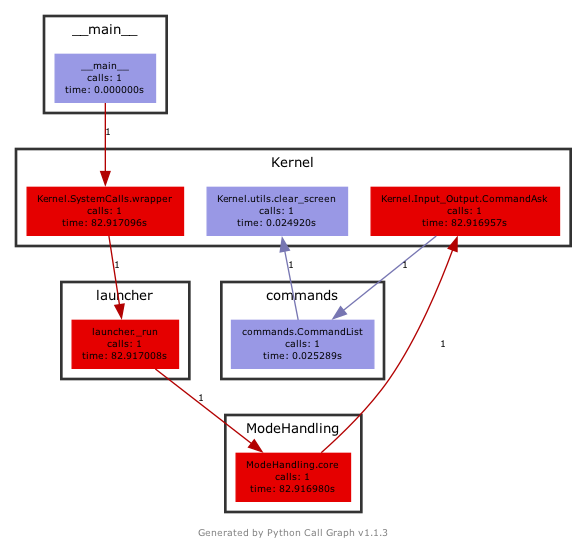

Generate this figure with Python:
from pycallgraph2 import GlobbingFilter, PyCallGraph, Config
from pycallgraph2.output import GraphvizOutput
from Kernel import flags

def call_graph_filtered(function_, output_png=f"Kernel/src/CallGraph.png", custom_include=None):
    if flags.EnableIntSoft:
        """A call graph generator filtered"""
        config = Config()
        config.trace_filter = GlobbingFilter(include=custom_include)
        graphviz = GraphvizOutput(output_file=output_png)
        with PyCallGraph(output=graphviz, config=config):
                    function_()
    else:
        function_()
